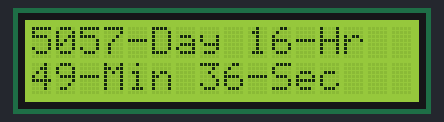
Bench run of a sketch on a simulated ESP8266 (NodeMCU). Shown: 16×2 character LCD. WiFi joins after 1.5 s; servers stay silent unless stated; network time is answered at once with the bench clock; the local clock reads 2024-03-15 10:24:30 at power-on unless the sketch sets it; what the sketch prints to the serial monitor is not drawn.

Above: at 1.7 s.
At 5.7 s:
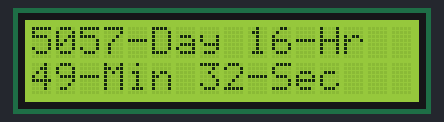
At 10.7 s:
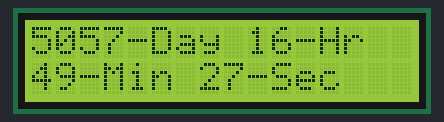
At 19.8 s:
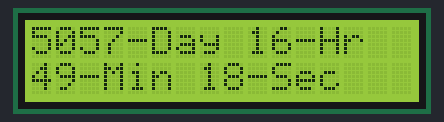
At 28.8 s:
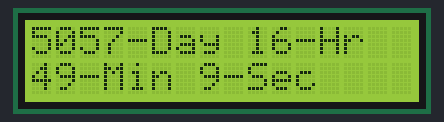
At 38.9 s:
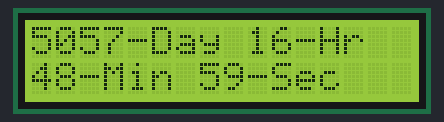

Measured:
- what the display in image 0 shows lasts 1.0 s, from 1.6 s to 2.6 s

The sketch:

countdown.ino
```cpp
#include <NTPClient.h>
#include <ESP8266WiFi.h>
#include <ESP8266mDNS.h>
#include <WiFiUdp.h>
#include <LiquidCrystal.h>
//LCD pins. Adjust to your requirements
LiquidCrystal lcd(2, 14, 16, 5, 4, 0);
WiFiUDP ntpUDP;
//The first value is the number of seconds to offset the time. The second value is the refresh rate in miliseconds.
NTPClient timeClient(ntpUDP, "time.google.com", 3600, 60000);
const char* ssid = "SSID";
const char* password = "password";
long timeRemaining = 1;
//Example timestamp
long target = 2147483647;
void setup() {
  lcd.begin(16, 2);
  Serial.begin(115200);
  Serial.println("Booting");
  WiFi.mode(WIFI_STA);
  WiFi.begin(ssid, password);
  while (WiFi.waitForConnectResult() != WL_CONNECTED) {
   Serial.println("Connection Failed! Rebooting...");
   delay(5000);
   ESP.restart();
}
}

void loop() {
  if (timeRemaining > 0) {
 lcd.clear();
timeClient.update();
timeRemaining = target - timeClient.getEpochTime();
lcd.setCursor(0, 0);
int days = floor(timeRemaining / 86400);
int hours = floor(timeRemaining % 86400 / 3600);
int minutes = floor(timeRemaining % 3600 / 60);
int seconds = timeRemaining % 60;
int percentage = target / timeRemaining *100;
lcd.print(days);
lcd.print("-Day ");
lcd.print(hours);
lcd.print("-Hr ");
lcd.setCursor(0, 1);
lcd.print(minutes);
lcd.print("-Min ");
lcd.print(seconds);
lcd.print("-Sec ");
 }

 else {
  lcd.clear();
  lcd.setCursor(0, 0);
  lcd.print("TIME");
  lcd.setCursor(0, 1);
  lcd.print("REACHED");
 }

 delay(1000);
}
```
